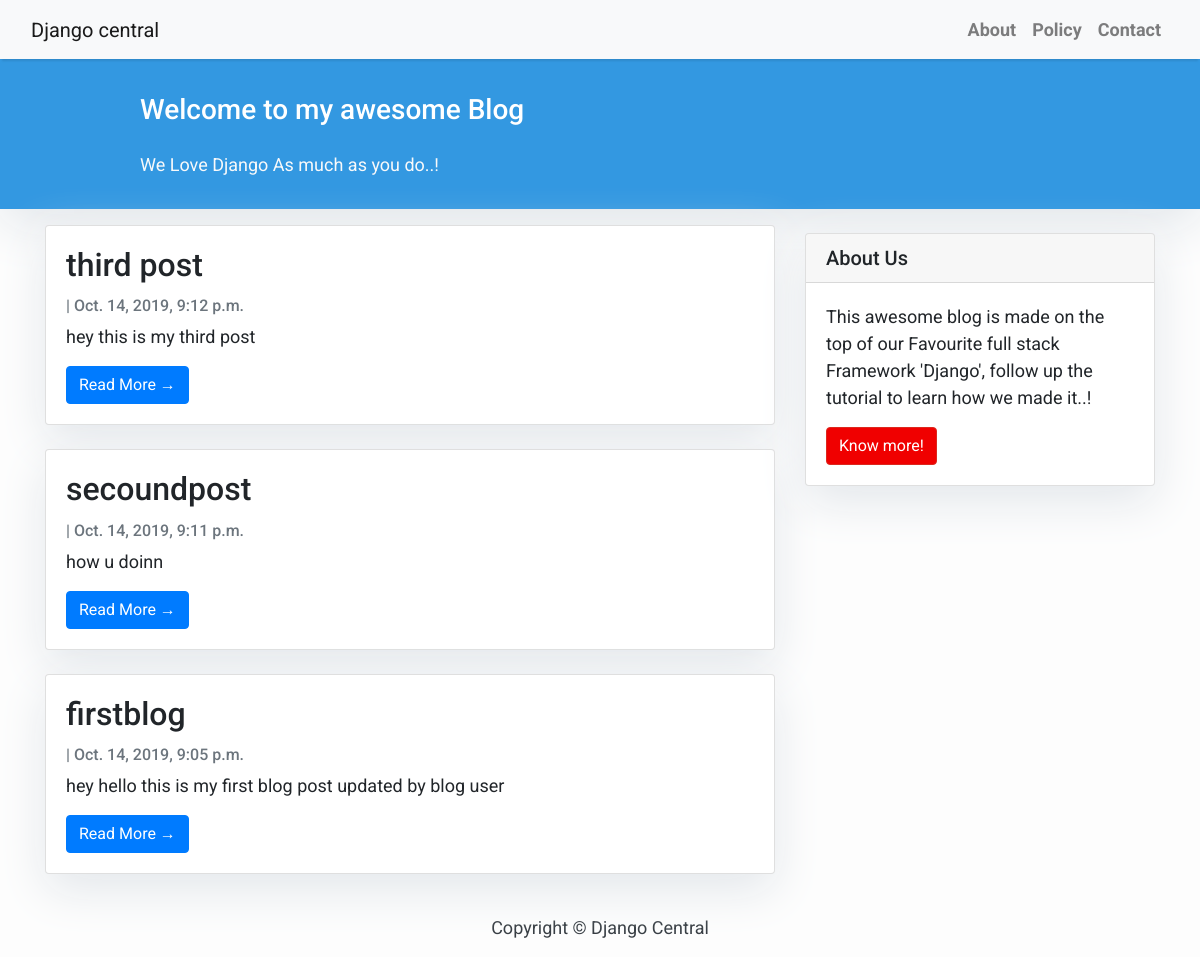
The page / on the database its author committed.
### first_app/models.py (models this page shows)
class post(models.Model):
    title = models.CharField(max_length=200)
    slug  = models.SlugField(max_length=200)
    author= models.ForeignKey(User,on_delete=models.CASCADE)
    updated_on = models.DateTimeField(auto_now=True)
    content = models.TextField()
    created_on = models.DateTimeField(auto_now_add=True)
    status = models.IntegerField(choices=STATUS ,default=0)

### first_app/views.py (the view)
# urls.py: path('',views.postlist.as_view(),name='home'),
class postlist(generic.ListView):
    queryset = post.objects.filter(status=1).order_by('-created_on')
    template_name = 'index.html'

### templates/index.html (shortened to what this page needs)
{% extends "base.html" %}
{% block content %}
<header class="masthead">
    <div class="container">
        <div class="row">
            <div class=" col-md-8 col-md-10 mx-auto">
                <div class="site-heading">
                    <h3 class=" site-heading my-4 mt-3 text-white"> Welcome to my awesome Blog </h3>
                    <p class="text-light">We Love Django As much as you do..! &nbsp
                    </p>
                </div>
            </div>
        </div>
    </div>
</header>
<div class="container">
    <div class="row">
        <div class="col-md-8 mt-3 left">
            {% for post in post_list %}
            <div class="card mb-4">
                <div class="card-body">
                    <h2 class="card-title">{{ post.title }}</h2>
                    <p class="card-text text-muted h6">{{ post.Author }} | {{ post.created_on}} </p>
                    <p class="card-text">{{post.content|slice:":200" }}</p>
                    <a href="{% url 'post_detail' post.slug  %}" class="btn btn-primary">Read More &rarr;</a>
                </div>
            </div>
            {% endfor %}
        </div>
        {% block sidebar %} {% include 'sidebar.html' %} {% endblock sidebar %}
    </div>
</div>
{%endblock%}

### templates/base.html (shortened to what this page needs)
<!DOCTYPE html>
<html>
    <head>
        <link rel="stylesheet" href="https://maxcdn.bootstrapcdn.com/bootstrap/4.0.0/css/bootstrap.min.css"
 />
    </head>
    <body>
        <nav class="navbar navbar-expand-lg navbar-light bg-light shadow" id="mainNav">
            <div class="container-fluid">
                <a class="navbar-brand" href="{% url 'home' %}">Django central</a>
                <div class="collapse navbar-collapse" id="navbarResponsive">
                    <ul class="navbar-nav ml-auto">
                        <li class="nav-item text-black">
                            <a class="nav-link text-black font-weight-bold" href="#">About</a>
                        </li>
                        <li class="nav-item text-black">
                            <a class="nav-link text-black font-weight-bold" href="#">Policy</a>
                        </li>
                        <li class="nav-item text-black">
                            <a class="nav-link text-black font-weight-bold" href="#">Contact</a>
                        </li>
                    </ul>
                </div>
            </div>
        </nav>
        {% block content %}{% endblock content %}
        <footer class="py-3 bg-grey">
            <p class="m-0 text-dark text-center ">Copyright &copy; Django Central</p>
        </footer>
    </body>
</html>

### templates/sidebar.html (shortened to what this page needs)
{% block sidebar %}
<div class="col-md-4 float-right ">
<div class="card my-4">
        <h5 class="card-header">About Us</h5>
    <div class="card-body">
        <p class="card-text"> This awesome blog is made on the top of our Favourite full stack Framework 'Django', follow up the tutorial to learn how we made it..!</p>
        <a href="https://djangocentral.com/building-a-blog-application-with-django"
           class="btn btn-danger">Know more!</a>
    </div>
</div>
</div>
{% endblock sidebar %}

### templates/base.html (style rules this page uses)
body { font-family: "Roboto", sans-serif; font-size: 17px; background-color: #fdfdfd; }
.shadow { box-shadow: 0 4px 2px -2px rgba(0, 0, 0, 0.1); }
.btn-danger { color: #fff; background-color: #f00000; border-color: #dc281e; }
.masthead { background: #3398E1; height: auto; padding-bottom: 15px; box-shadow: 0 16px 48px #E3E7EB; padding-top: 10px; }

### templates/index.html (style rules this page uses)
body { font-family: "Roboto", sans-serif; font-size: 18px; background-color: #fdfdfd; }
.card { box-shadow: 0 16px 48px #E3E7EB; }

### templates/sidebar.html (style rules this page uses)
.card { box-shadow: 0 16px 48px #E3E7EB; }

### rows shown on the page
post: title "third post", created_on "Oct. 14, 2019, 9:12 p.m.", content "hey this is my third post"
post: title "secoundpost", created_on "Oct. 14, 2019, 9:11 p.m.", content "how u doinn"
post: title "firstblog", created_on "Oct. 14, 2019, 9:05 p.m.", content "hey hello this is my first blog post updated by blog user"
